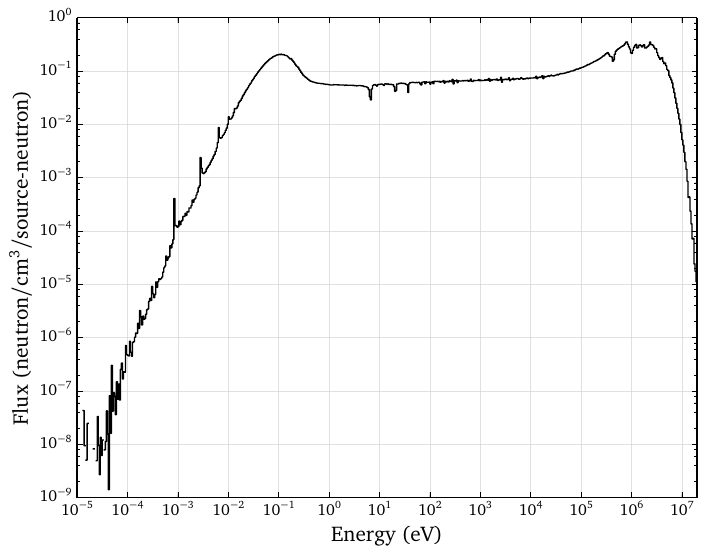

Python code for this plot:
#!/usr/bin/env python

import sys
sys.path.insert(0, '../testing/beavrs')

import matplotlib
import matplotlib.pyplot as plt
import numpy as np

from statepoint import StatePoint

matplotlib.rcParams['ps.useafm'] = True
matplotlib.rcParams['pdf.use14corefonts'] = True
matplotlib.rcParams['text.usetex'] = True
matplotlib.rcParams['text.latex.preamble'] = '\usepackage[bitstream-charter]{mathdesign}'
matplotlib.rc('font', **{'family': 'serif', 'serif': ['Computer Modern']})

# Make sure argument was given
if len(sys.argv) < 2:
    sys.exit('Need to specify statepoint')

# Load data from statepoint
sp = StatePoint(sys.argv[1])
sp.read_results()
energy = 1e6*np.array(sp.tallies[0].filters['energyin'].bins)
flux = sp.extract_results(0, 'flux')['mean']
flux = np.insert(flux, 0, 0.0)

# Make log-log plot with error bars
plt.step(energy, flux, 'k')
plt.gca().set_xscale('log')
plt.gca().set_yscale('log')
plt.grid(True, color='lightgray', ls='-', alpha=0.7)
plt.xlabel('Energy (eV)', fontsize=16)
plt.ylabel('Flux (neutron/cm$^3$/source-neutron)', fontsize=16)
plt.xlim((1e-5,20e6))
plt.gca().set_axisbelow(True)
plt.savefig('spectrum.pdf', bbox_inches='tight')
